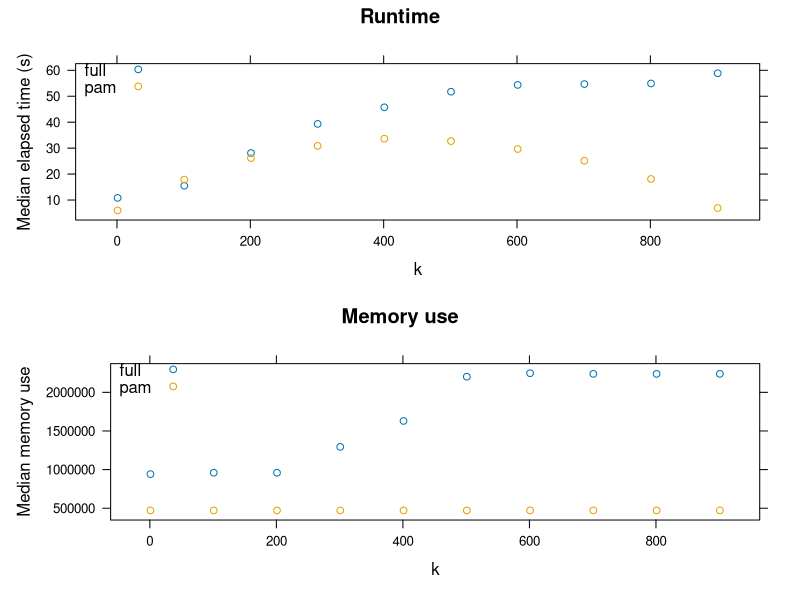

Generate this figure with R:
#!/usr/bin/env Rscript
# We'll use lattice for plotting
suppressPackageStartupMessages(library(lattice))

# Read in data
results <- read.csv('results.csv', as.is=TRUE)

# Find the median of elapsed time
agg_time <- aggregate(elapsed~algorithm+k, median, data=results)

# And the median max memory use
agg_memory <- aggregate(maxmem~algorithm+k, median, data=results)


# Plot the median elapsed time, and median memory use
key <- list(x=0, y=.8, corner=c(0, 0), pch=22)
timeplot <- xyplot(elapsed~k,data=agg_time, groups=algorithm, auto.key=key,
                   ylab="Median elapsed time (s)", main="Runtime")
memplot <- xyplot(maxmem~k,data=agg_memory, groups=algorithm, auto.key=key,
                  ylab="Median memory use", main='Memory use')

png('plots.png')
print(timeplot, split=c(1,1,1,2), more=TRUE)
print(memplot, split=c(1,2,1,2))
dev.off()
